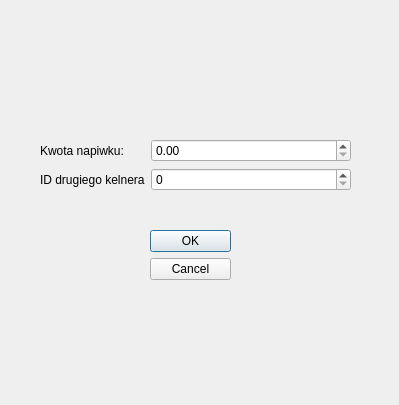
<?xml version="1.0" encoding="UTF-8"?>
<ui version="4.0">
 <class>AddTipDialog</class>
 <widget class="QDialog" name="AddTipDialog">
  <property name="geometry">
   <rect>
    <x>0</x>
    <y>0</y>
    <width>399</width>
    <height>405</height>
   </rect>
  </property>
  <property name="windowTitle">
   <string>Dialog</string>
  </property>
  <widget class="QDialogButtonBox" name="buttonBox">
   <property name="geometry">
    <rect>
     <x>150</x>
     <y>230</y>
     <width>81</width>
     <height>241</height>
    </rect>
   </property>
   <property name="orientation">
    <enum>Qt::Orientation::Vertical</enum>
   </property>
   <property name="standardButtons">
    <set>QDialogButtonBox::StandardButton::Cancel|QDialogButtonBox::StandardButton::Ok</set>
   </property>
  </widget>
  <widget class="QWidget" name="formLayoutWidget">
   <property name="geometry">
    <rect>
     <x>40</x>
     <y>139</y>
     <width>311</width>
     <height>101</height>
    </rect>
   </property>
   <layout class="QFormLayout" name="formLayout">
    <item row="0" column="1">
     <widget class="QDoubleSpinBox" name="amountSpinBox">
      <property name="maximum">
       <double>100000.000000000000000</double>
      </property>
     </widget>
    </item>
    <item row="1" column="0">
     <widget class="QLabel" name="label_2">
      <property name="text">
       <string>ID drugiego kelnera</string>
      </property>
     </widget>
    </item>
    <item row="1" column="1">
     <widget class="QSpinBox" name="secondWaiterIdSpinBox"/>
    </item>
    <item row="0" column="0">
     <widget class="QLabel" name="label">
      <property name="text">
       <string>Kwota napiwku:      </string>
      </property>
     </widget>
    </item>
   </layout>
   <zorder>amountSpinBox</zorder>
   <zorder>label_2</zorder>
   <zorder>secondWaiterIdSpinBox</zorder>
   <zorder>label</zorder>
  </widget>
 </widget>
 <resources/>
 <connections>
  <connection>
   <sender>buttonBox</sender>
   <signal>accepted()</signal>
   <receiver>AddTipDialog</receiver>
   <slot>accept()</slot>
   <hints>
    <hint type="sourcelabel">
     <x>248</x>
     <y>254</y>
    </hint>
    <hint type="destinationlabel">
     <x>157</x>
     <y>274</y>
    </hint>
   </hints>
  </connection>
  <connection>
   <sender>buttonBox</sender>
   <signal>rejected()</signal>
   <receiver>AddTipDialog</receiver>
   <slot>reject()</slot>
   <hints>
    <hint type="sourcelabel">
     <x>316</x>
     <y>260</y>
    </hint>
    <hint type="destinationlabel">
     <x>286</x>
     <y>274</y>
    </hint>
   </hints>
  </connection>
 </connections>
</ui>
